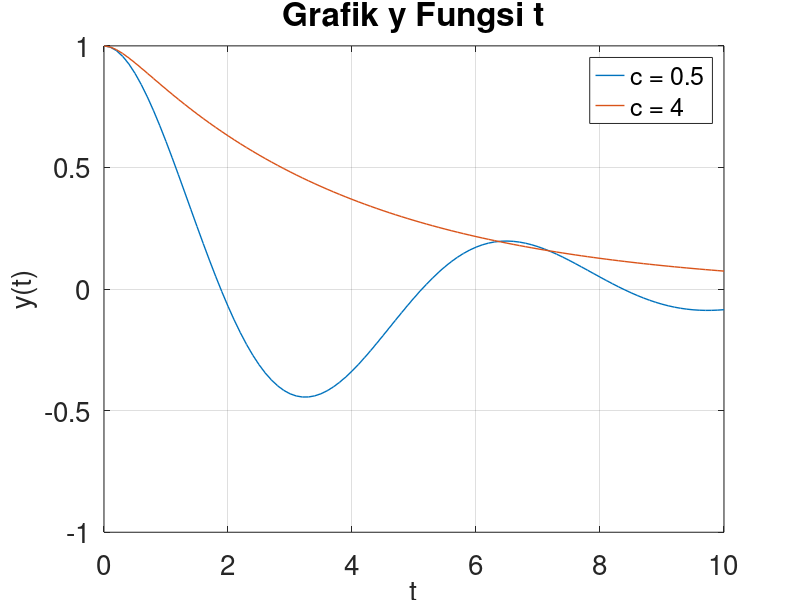

Source code (MATLAB):
# M. 'Anin Nabail 'Azhiim (2106629761)
# UAS 2020 Pak Adam

clear all
clc

# Karena y(h)=y(0) maka hal ini menunjukkan bahwa kondisi awal y'(0)=0
# Anggap sistem 2 PDB dengan variabel pertama y dan variabel kedua y'
# PDB pertama adalah dy/dx = y'
# PDB kedua adalah dy'/dx = y'' = -cy'-y
t0 = 0;
tm = 10;
h = 0.1;
t = t0:h:tm;
y0 = 1;
v0 = 0;
Y(:,1) = [y0;v0]; # Syarat batas
c = [0.5;4];
F = @(t,Y,c) [Y(2);-c*Y(2)-Y(1)];
for i=1:length(c)
  f = @(t,Y) F(t,Y,c(i));
  for j=1:length(t)-1 # Metode Runge-Kutta
    k1 = f(t(j),Y(:,j));
    k2 = f(t(j)+h/2,Y(:,j)+h*k1/2);
    k3 = f(t(j)+h/2,Y(:,j)+h*k2/2);
    k4 = f(t(j)+h,Y(:,j)+h*k3);
    Y(:,j+1) = Y(:,j) + h*(k1+2*k2+2*k3+k4)/6;
  end
  y = Y(1,:); # Ambil nilai y
  plot(t,y,'linewidth',1)
  hold on
end
legend("c = 0.5","c = 4",'fontsize',20)
set(gca,'fontsize',20)
xlabel('t','fontsize',20)
xlim([t0,tm])
ylabel('y(t)','fontsize',20)
title("Grafik y Fungsi t",'fontsize',24)
grid on


